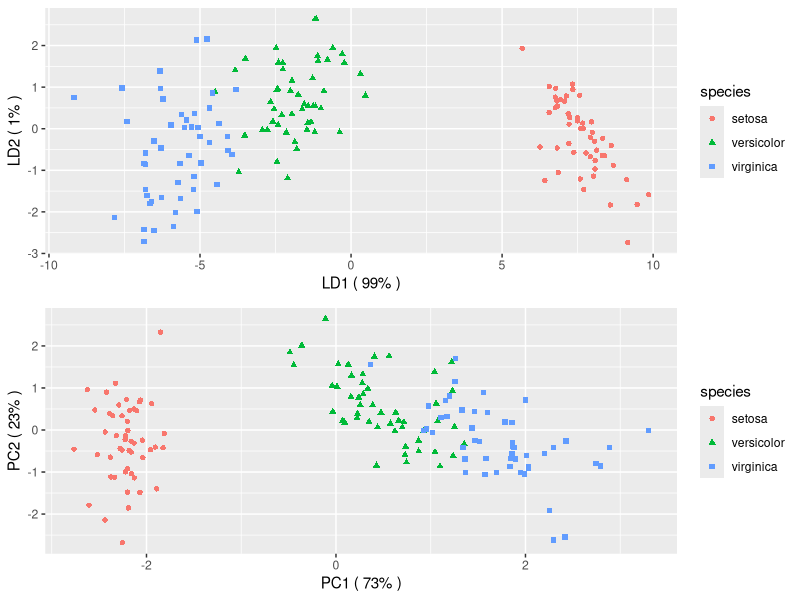

This figure's R source:
require(MASS)
require(ggplot2)
require(scales)
require(gridExtra)
head(iris)
pca <- prcomp(iris[,-5],center = TRUE,scale = TRUE)
summary(pca)
prop.pca = pca$sdev^2/sum(pca$sdev^2)
prop.pca
lda <- lda(Species ~ .,
           iris)
prop.lda = lda$svd^2/sum(lda$svd^2)
prop.lda
pred_lda <- predict(object = lda,
                    newdata = iris)
mean(pred_lda$class==iris[,5])


dataset = data.frame(species = iris[,"Species"],
                     pca = pca$x, lda = pred_lda$x)
head(dataset)
p1 <- ggplot(dataset) + geom_point(aes(lda.LD1, lda.LD2, colour = species, shape = species), size = 1.5) +
  labs(x = paste("LD1 (", percent(prop.lda[1]), ")"),
       y = paste("LD2 (", percent(prop.lda[2]), ")"))
p2 <- ggplot(dataset) + geom_point(aes(pca.PC1, pca.PC2, colour = species, shape = species), size = 1.5) +
  labs(x = paste("PC1 (", percent(prop.pca[1]), ")"),
       y = paste("PC2 (", percent(prop.pca[2]), ")"))

grid.arrange(p1, p2)
